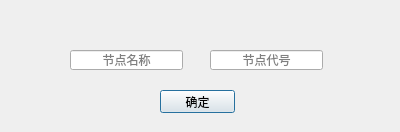
<?xml version="1.0" encoding="UTF-8"?>
<ui version="4.0">
 <class>CategoryNewNodeDlg</class>
 <widget class="QDialog" name="CategoryNewNodeDlg">
  <property name="geometry">
   <rect>
    <x>0</x>
    <y>0</y>
    <width>400</width>
    <height>132</height>
   </rect>
  </property>
  <property name="windowTitle">
   <string>添加目录节点</string>
  </property>
  <widget class="QPushButton" name="pushButton">
   <property name="geometry">
    <rect>
     <x>160</x>
     <y>90</y>
     <width>75</width>
     <height>23</height>
    </rect>
   </property>
   <property name="text">
    <string>确定</string>
   </property>
  </widget>
  <widget class="QLineEdit" name="lineEdit">
   <property name="geometry">
    <rect>
     <x>70</x>
     <y>50</y>
     <width>113</width>
     <height>20</height>
    </rect>
   </property>
   <property name="alignment">
    <set>Qt::AlignCenter</set>
   </property>
   <property name="placeholderText">
    <string>节点名称</string>
   </property>
  </widget>
  <widget class="QLineEdit" name="lineEdit_2">
   <property name="geometry">
    <rect>
     <x>210</x>
     <y>50</y>
     <width>113</width>
     <height>20</height>
    </rect>
   </property>
   <property name="alignment">
    <set>Qt::AlignCenter</set>
   </property>
   <property name="placeholderText">
    <string>节点代号</string>
   </property>
  </widget>
 </widget>
 <resources/>
 <connections/>
</ui>
